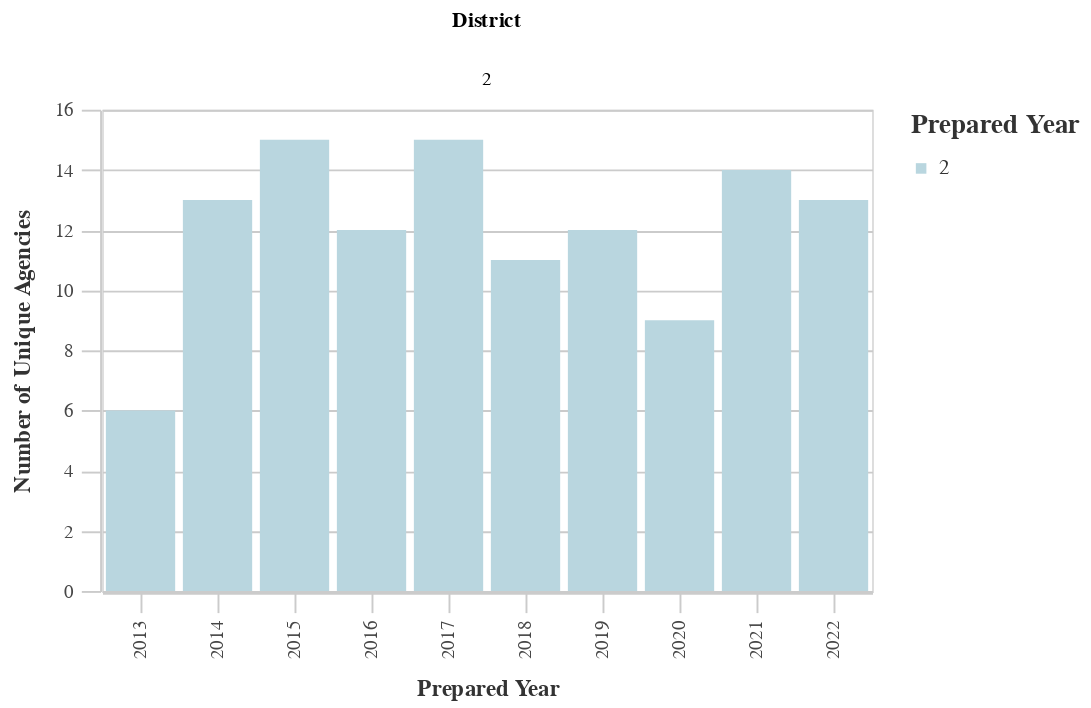

The notebook cell saved with this chart:
### Markdown cell above
### Number of Unique Agencies by District

### Code cell
# Unique Agencies by Dist
dist_years_agency = ((
        df
        >> group_by(_.prepared_y, _.dist)
        >> summarize(n=_.primary_agency_name.nunique())
        >> arrange(-_.prepared_y)
    )
        .rename(columns={'dist':'District', 'n':'Count'})
    )
chart10 = (alt.Chart(dist_years_agency).mark_bar().encode(
        column='District:N',
        x=alt.X('prepared_y:O', title='Prepared Year'),
        y=alt.Y('Count:Q', title='Number of Unique Agencies'),
        color = alt.Color("District:N", 
                              scale=alt.Scale(
                                  range=altair_utils.CALITP_SEQUENTIAL_COLORS),  
                               legend=alt.Legend(title="Prepared Year")
                              )))
                              
chart10 = styleguide.preset_chart_config(chart10)
chart10 = _dla_utils_reports.add_tooltip(chart10, 'prepared_y', 'Count')

display(chart10)

### Figure 1 — Vega-Lite specification as saved in the notebook (floating-point values rounded to 4 significant figures)
{"config": {"view": {"continuousWidth": 400, "continuousHeight": 300}, "axis": {"domainColor": "#cbcbcb", "grid": true, "gridColor": "#cbcbcb", "gridWidth": 1, "labelColor": "#474747", "labelFont": "Nunito Sans", "labelFontSize": 10, "labelPadding": 4, "tickColor": "#cbcbcb", "tickSize": 10, "titleColor": "#333", "titleFont": "Raleway", "titleFontSize": 12, "titlePadding": 10}, "axisBand": {"grid": false}, "background": "white", "font": "Raleway", "header": {"labelFont": "Nunito Sans", "titleFont": "Raleway"}, "legend": {"labelColor": "#333", "labelFont": "Nunito Sans", "labelFontSize": 11, "labelLimit": 0, "padding": 1, "symbolSize": 30, "symbolType": "square", "titleColor": "#333", "titleFont": "Raleway", "titleFontSize": 14, "titlePadding": 10}, "title": {"anchor": "middle", "font": "Raleway", "fontSize": 18, "fontWeight": 300, "offset": 20}}, "data": {"name": "data-6bf815fb96e5fe4cb058cb8be6e375ee"}, "mark": "bar", "encoding": {"color": {"field": "District", "legend": {"title": "Prepared Year"}, "scale": {"range": ["#B9D6DF", "#8CBCCB", "#2EA8CE", "#136C97", "#0B405B"]}, "type": "nominal"}, "column": {"field": "District", "type": "nominal"}, "tooltip": [{"field": "prepared_y", "type": "quantitative"}, {"field": "Count", "type": "quantitative"}], "x": {"field": "prepared_y", "title": "Prepared Year", "type": "ordinal"}, "y": {"field": "Count", "title": "Number of Unique Agencies", "type": "quantitative"}}, "height": 250, "width": 400, "$schema": "https://vega.github.io/schema/vega-lite/v4.17.0.json", "datasets": {"data-6bf815fb96e5fe4cb058cb8be6e375ee": [{"prepared_y": 2022.0, "District": 2, "Count": 13}, {"prepared_y": 2021.0, "District": 2, "Count": 14}, {"prepared_y": 2020.0, "District": 2, "Count": 9}, {"prepared_y": 2019.0, "District": 2, "Count": 12}, {"prepared_y": 2018.0, "District": 2, "Count": 11}, {"prepared_y": 2017.0, "District": 2, "Count": 15}, {"prepared_y": 2016.0, "District": 2, "Count": 12}, {"prepared_y": 2015.0, "District": 2, "Count": 15}, {"prepared_y": 2014.0, "District": 2, "Count": 13}, {"prepared_y": 2013.0, "District": 2, "Count": 6}]}}
